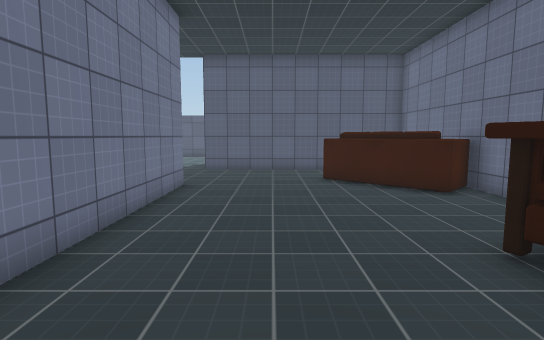
View 1 (above)

23 first-person views from a walk through a 3-D level made in the Unity game engine. The camera is 1.5 m above the floor, tilts 6° down and sees 80° across. The floor is counted in squares, 1 m on a side. Each view is taken from the middle of a square. On the plan, view 1 faces up. The plan holds only what a view shows up to about 15 squares ahead; the rest is blank. The place goes on beyond the plan. Surface patterns are stand-ins for the level's own textures.

View 2
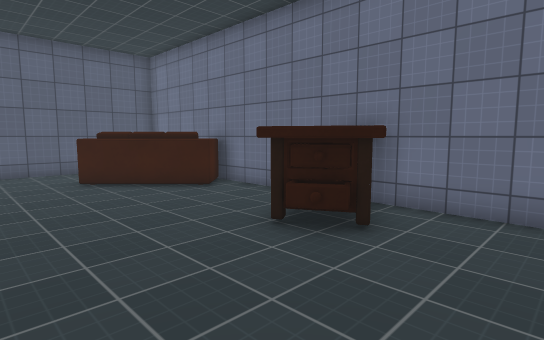

View 3
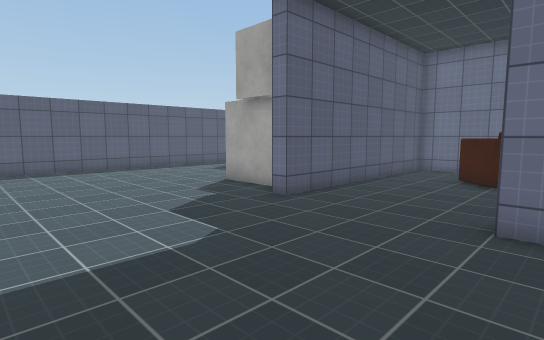

View 4
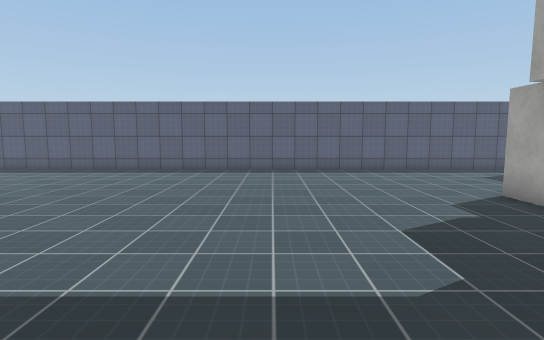

View 5
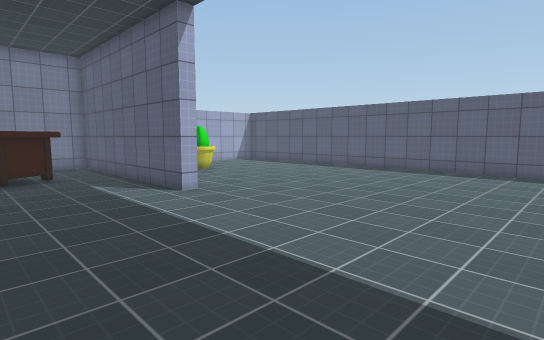

View 6
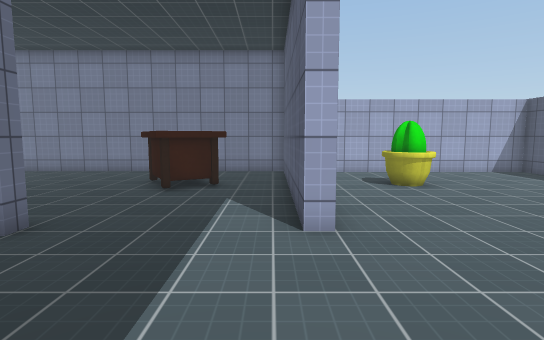

View 7
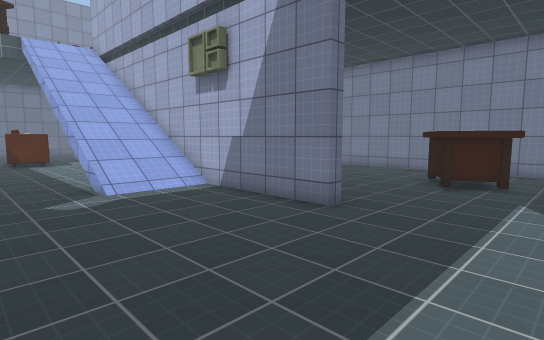

View 8
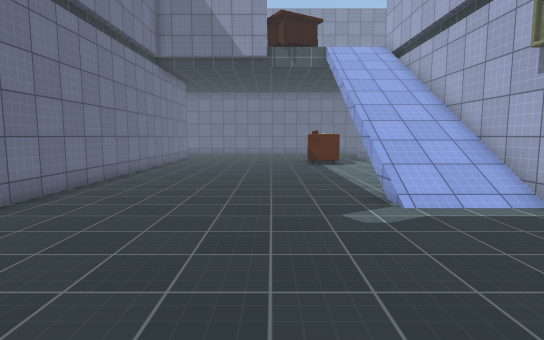

View 9
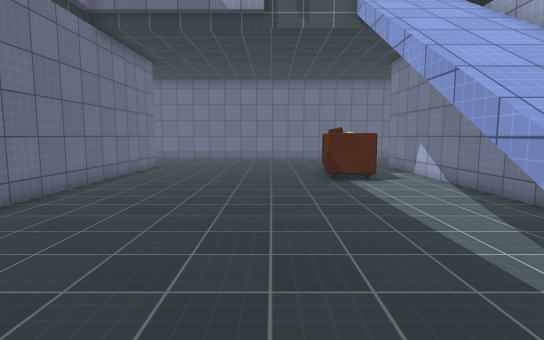

View 10
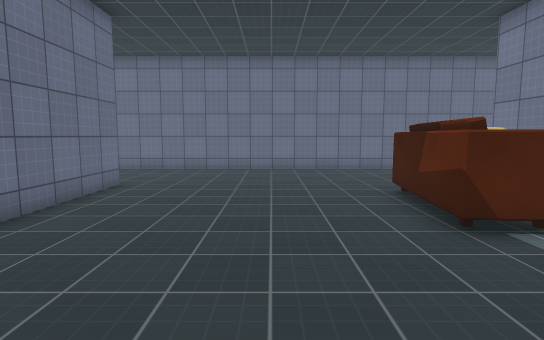

View 11
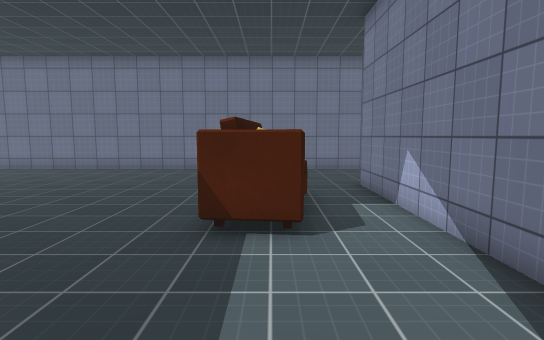

View 12
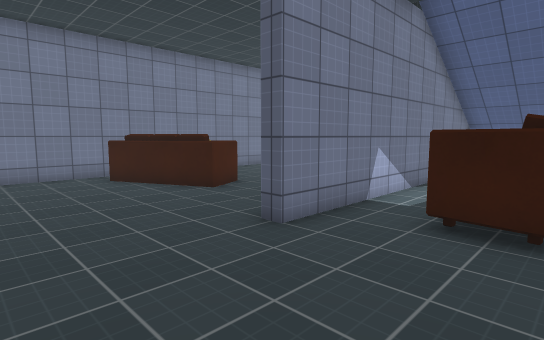

View 13
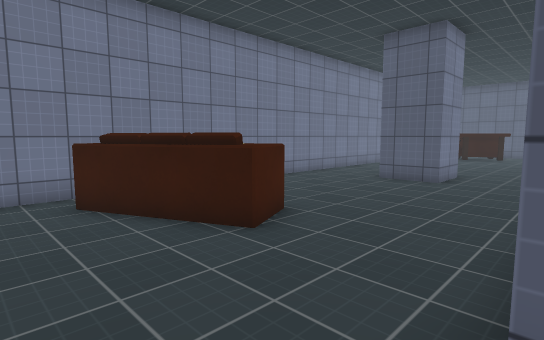

View 14
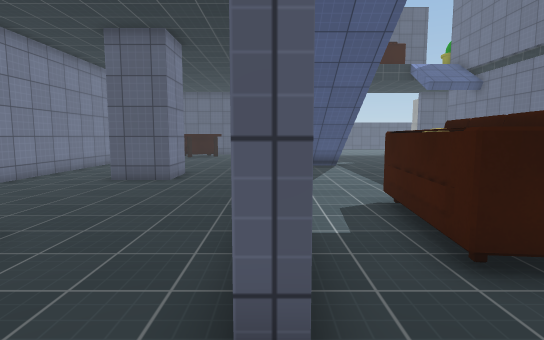

View 15
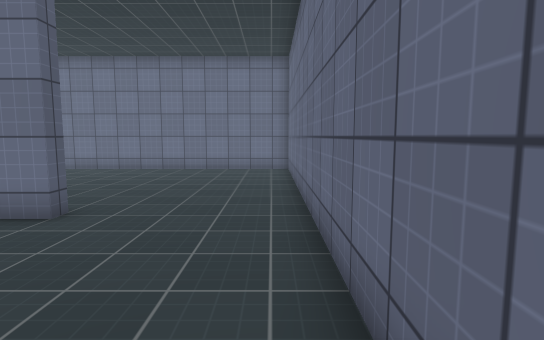

View 16
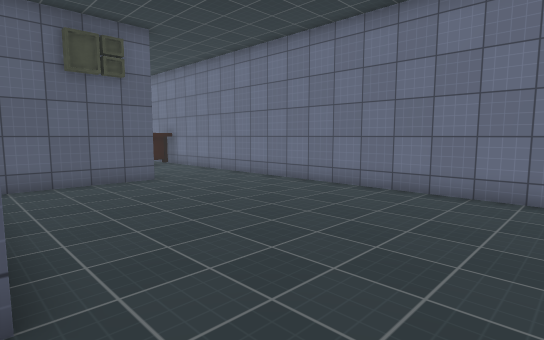

View 17
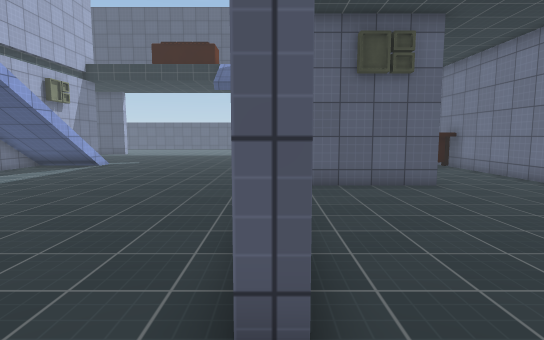

View 18
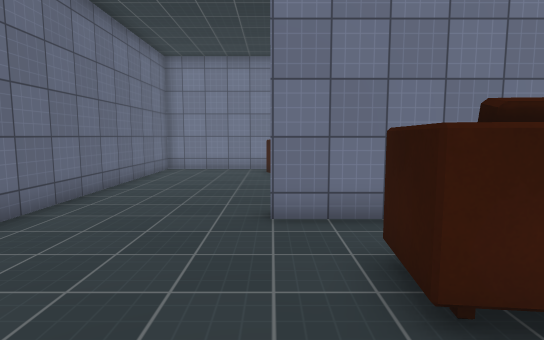

View 19
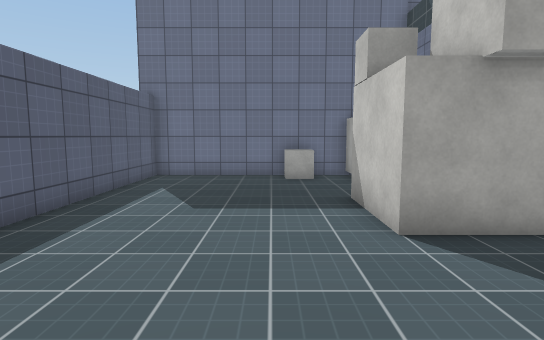

View 20
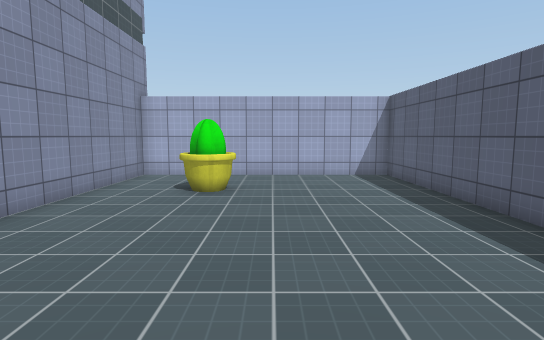

View 21
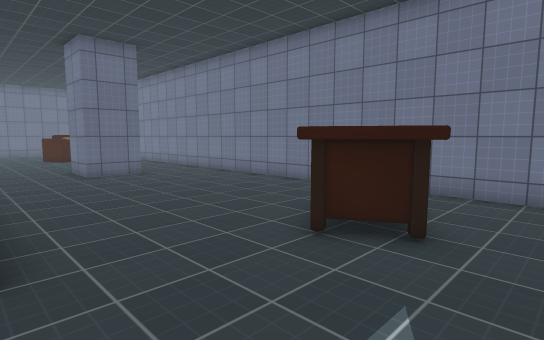

View 22
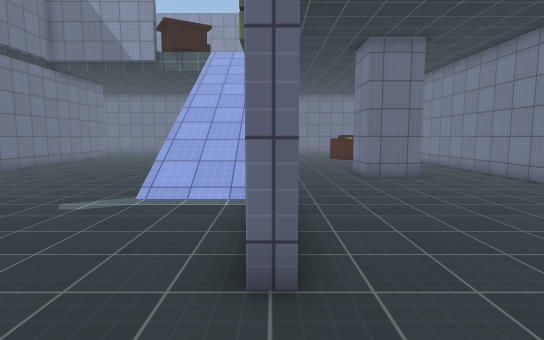

View 23
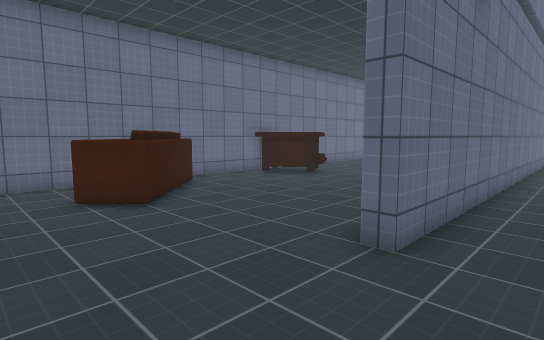

### Floor plan
Key: @ floor where view 1 was taken; # wall or solid block; . floor; / step, stairs or slope; S sofa; R drawers; C cube; P plant.
Columns run from 24 left of view 1 to 6 right of it. Each row starts with its distance up from view 1.
 25 ###############################
 24 #.............................#
 23 #.............................#
 22 #.............................#
 21 #.............................#
 20 #.............................#
 19 #...P.......................CC#
 18 #...P.................####....#
 17 #.....................#     CC#
 16 #.....................CC    CC#
 15 ##########............#########
 14 #.............................#
 13 #...R.........................#
 12 #.. RR.....................S..#
 11 #.  RR....................SSS #
 10 #  RR......................SS #
  9 #........#...........#......SS#
  8 #........#...........#.......S#
  7 #........#...........#........#
  6 #........#...........#........#
  5 #........#///........#......RR#
  4 #........#///........#.....RR #
  3 #........#///........#.....RRR#
  2 #........#///........#......R.#
  1 #...##...#...........#   .....#
  0 #...##...#...........# .@ ....#
 -1 #...##...#...........#     ...#
 -2 #........#...........######...#
 -3 #........#...........#........#
 -4 # .......#...........#........#
 -5 # .......#..SS.......#........#
 -6 #  ......#.SSS.......#........#
 -7 #   S....#.SSS.......#........#
 -8 #   SS...#.SSS.......#........#
 -9 # SSSS...#..S........#........#
-10 # SS.....#...........#........#
-11 #.............................#
-12 #.............................#
-13 #.............................#
-14 #.............................#
-15 ###############################

Positions as (right, up) in squares from view 1, and headings:
1: (0, 0), facing up
2: (-1, 0), facing up-right
3: (-9, 9), facing up-right
4: (-8, 10), facing up
5: (-7, 10), facing up-left
6: (-10, 14), facing left
7: (-9, 14), facing down-left
8: (-9, 12), facing down
9: (-9, 6), facing down
10: (-8, 0), facing down
11: (-12, 0), facing down
12: (-11, -14), facing up-left
13: (-15, -12), facing up-left
14: (-15, -12), facing up
15: (-9, -14), facing right
16: (-3, -13), facing up-right
17: (-3, -12), facing up
18: (-9, -10), facing left
19: (-7, 20), facing right
20: (-11, 20), facing left
21: (-15, 14), facing down-left
22: (-15, 13), facing down
23: (-5, 14), facing down-right
